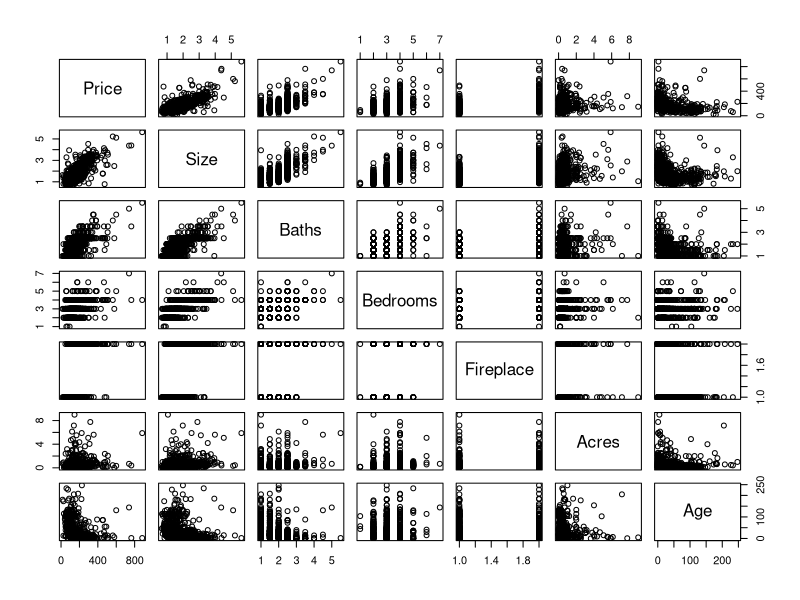
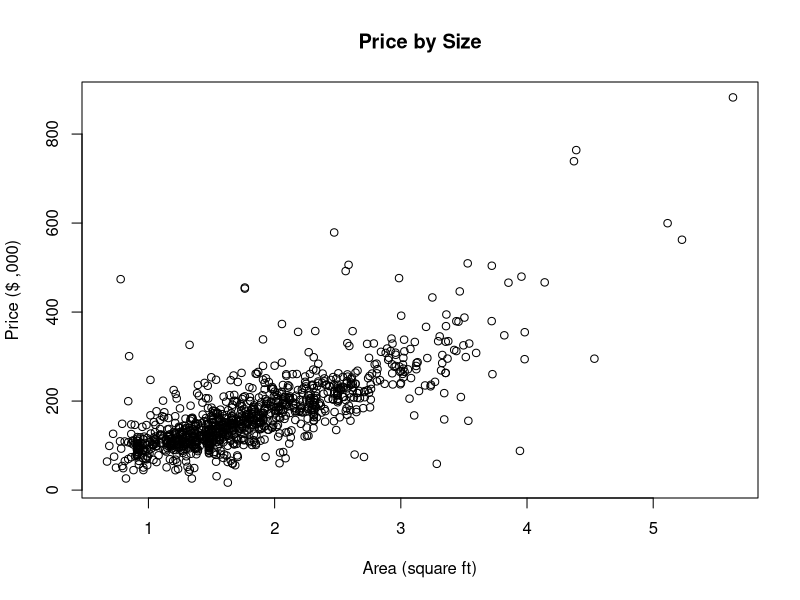
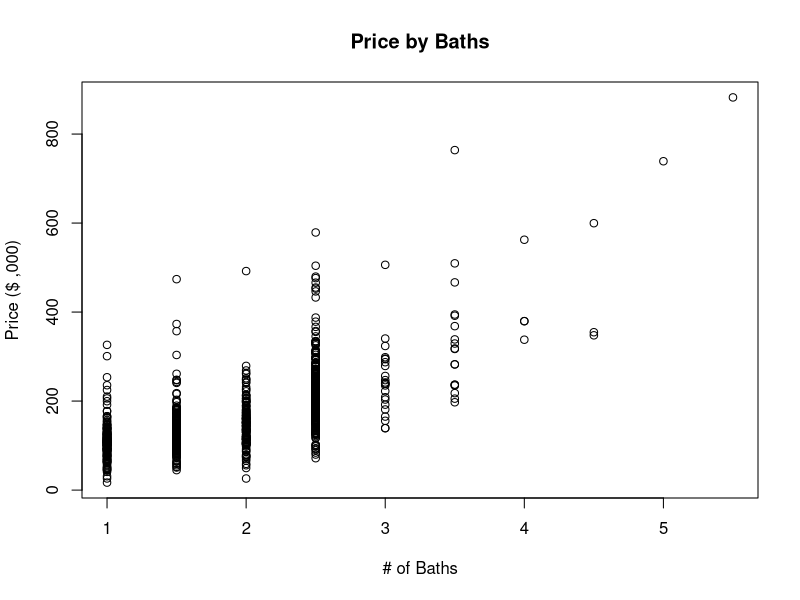
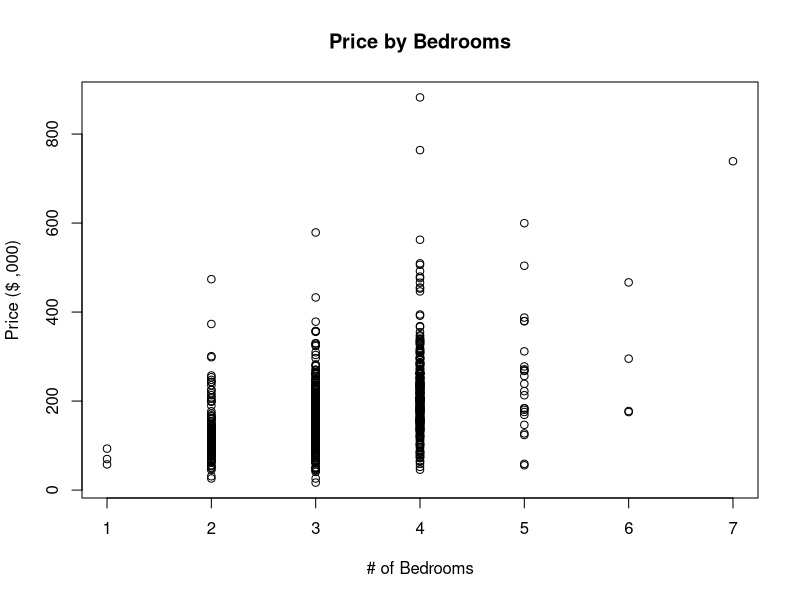
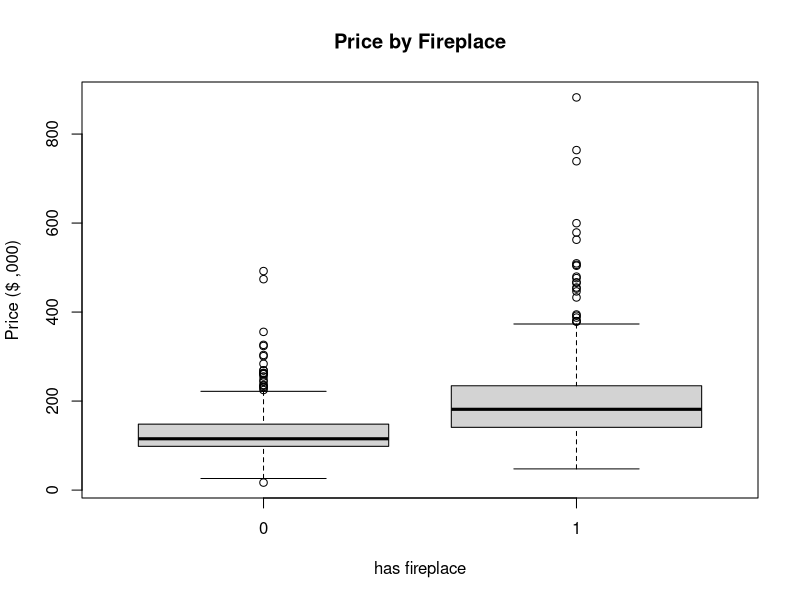
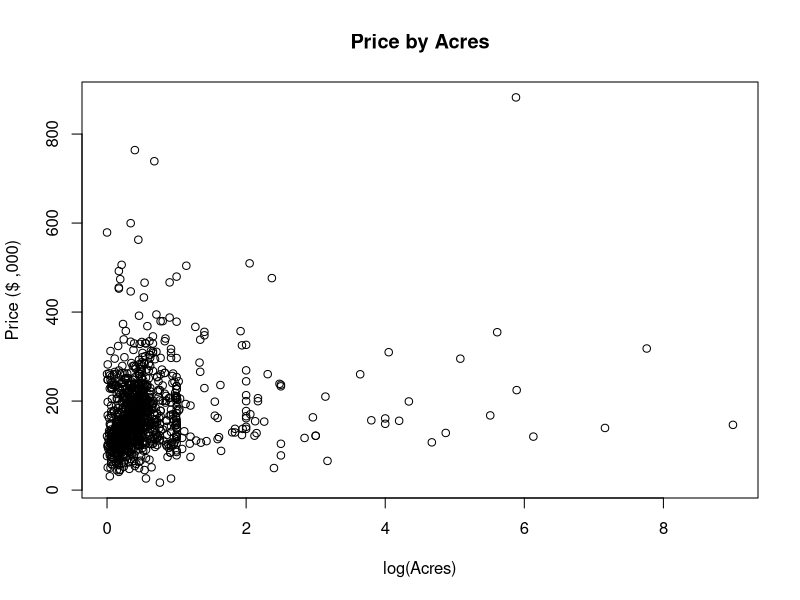
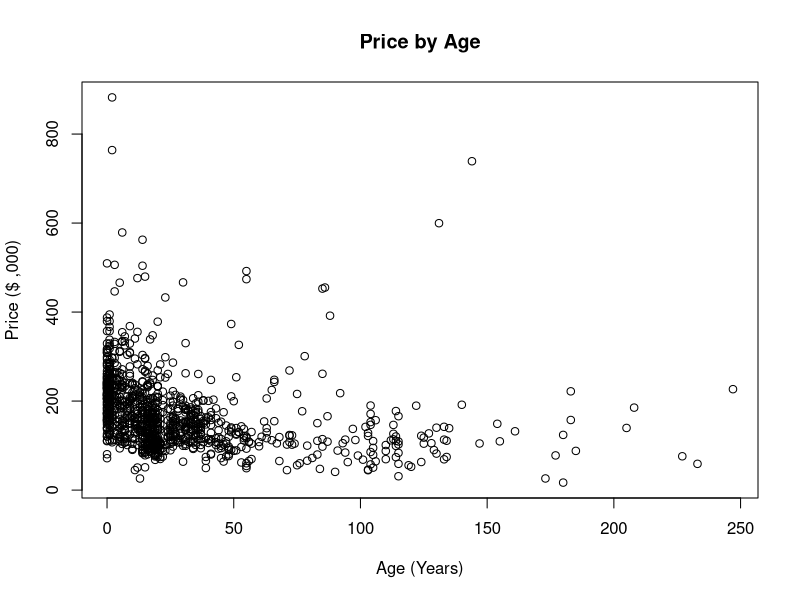
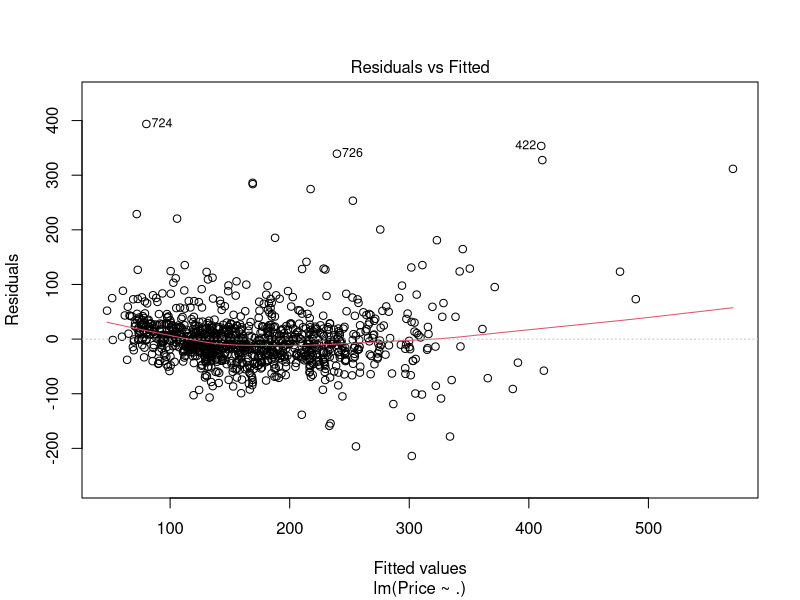

Reproduce these figures in R, in order. (Note: this script raises an error after producing the figures.)
## ---- chunk 1
rm(list = ls())
library(tidyverse)
library(ggplot2)
library(lmtest)
library(Hmisc)
## ---- chunk 2
rm(list = ls())
df = read.table("../data/houseprices.txt", header = TRUE, sep = "\t")
df$Fireplace <- as.factor(df$Fireplace)
summary(df)

## ---- chunk 3
plot(df)
rcorr(as.matrix(df), type = c("pearson","spearman"))
## ---- chunk 4
plot(df$Size, df$Price, xlab="Area (square ft)", ylab="Price ($ ,000)", main="Price by Size")
plot(df$Baths, df$Price, xlab="# of Baths", ylab="Price ($ ,000)", main="Price by Baths")
plot(df$Bedrooms, df$Price, xlab="# of Bedrooms", ylab="Price ($ ,000)", main="Price by Bedrooms")
plot(df$Fireplace, df$Price, xlab="has fireplace", ylab="Price ($ ,000)", main="Price by Fireplace")
plot(df$Acres, df$Price, xlab="log(Acres)", ylab="Price ($ ,000)", main="Price by Acres")
plot(df$Age, df$Price, xlab="Age (Years)", ylab="Price ($ ,000)", main="Price by Age")
#plot(log(df$Acres), df$Price, xlab="Acres", ylab="Price ($ ,000)", main="Price by Acres")
## ---- chunk 5
df.full_lm <- lm(Price ~ ., data = df)
df.full_res = lm(log(Price) ~ ., data = df)
summary(df.full_lm)
summary(df.full_res)



                # the horizon
## ---- chunk 6
# log of response
plot(df.full_lm)
plot(df.full_res)
## ---- chunk 7
# whites test
bptest(df.full_lm, ~ disp*hp*am + I(disp^2) + I(hp^2)+ I(am^2), data = mtcars)
